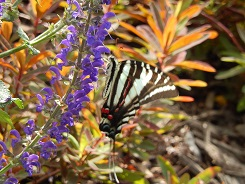
%> input picture Models 2/Butterfly.jpg, 245 x 184 px
$ octave Lab2Interpolation.m   (GNU Octave 9; MATLAB toolbox functions it lacks are replaced by stand-ins)
%> lines starting %> are read from the running program, lines starting %| are printed output that depends on the picture
clear all;
close all;

test = [2 4 6 8; 4 8 12 6 ; 10 2 16 10];
[rows cols] = size(test);

enlarged = zeros(rows*2 -1,cols*2-1);

for x = 1:rows
    for y = 1:cols
        enlarged(x*2 -1 , y*2 - 1) = test(x,y);
    end
end


for r = 1:rows*2-1
    for c = 1:cols*2-1
        if mod(r,2)== 1 && mod(c,2) == 0 %odd row even column
            enlarged(r,c) = (enlarged(r,c-1) + enlarged(r,c+1))/2;
        elseif mod(r,2) == 0 && mod(c,2) ==1
             enlarged(r,c) = (enlarged(r-1,c) + enlarged(r+1,c))/2;
        elseif mod(r,2) == 0 && mod(c,2) == 0
            enlarged(r,c) = (enlarged(r-1,c-1) + enlarged(r+1,c+1) + enlarged(r+1,c-1) + enlarged(r-1,c+1))/4;
        end
    end
end
enlarged;
Pic = imread('Butterfly.jpg');
%> Pic is the input picture: size 184x245x3 uint8; mean R, G, B 129.2, 102.1, 73.9
figure;
imshow(Pic);
enlarged = double(Pic);
[rows cols third] = size(Pic);
%> rows = 184; cols = 245; third = 3

enlarged2 = zeros(rows*2-1,cols*2-1,third);
for x = 1:rows
    for y = 1:cols
        enlarged2(x*2 -1 , y*2 - 1,:) = enlarged(x,y,:);
    end
end
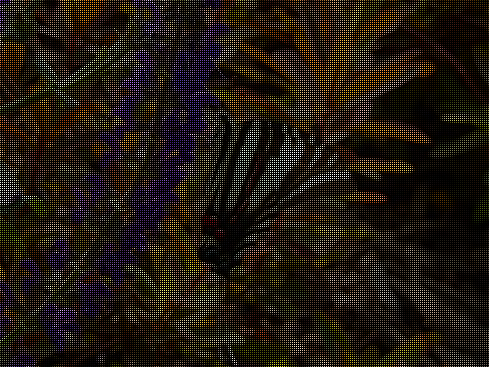
%> enlarged2: size 367x489x3 double; mean R, G, B 32.5, 25.7, 18.6

enlarged = enlarged2;

for r = 1:rows*2-1
    for c = 1:cols*2-1
        if mod(r,2)== 1 && mod(c,2) == 0
            enlarged(r,c,:) = (enlarged(r,c-1,:) + enlarged(r,c+1,:))/2;
        elseif mod(r,2) == 0 && mod(c,2) ==1
             enlarged(r,c,:) = (enlarged(r-1,c,:) + enlarged(r+1,c,:))/2;
        elseif mod(r,2) == 0 && mod(c,2) == 0
            enlarged(r,c,:) = (enlarged(r-1,c-1,:) + enlarged(r+1,c+1,:) + enlarged(r+1,c-1,:) + enlarged(r-1,c+1,:))/4;
        end
    end
end
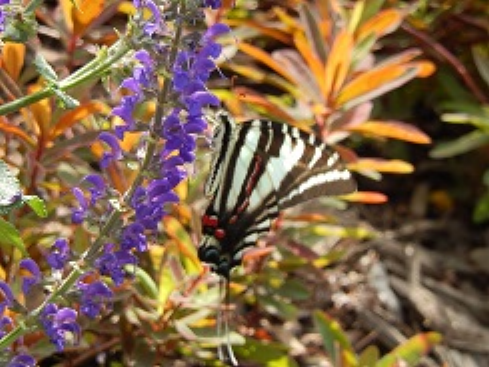
%> enlarged: size 367x489x3 double; mean R, G, B 129.2, 102.2, 74


figure;
final = uint8(enlarged);
imshow(final)
